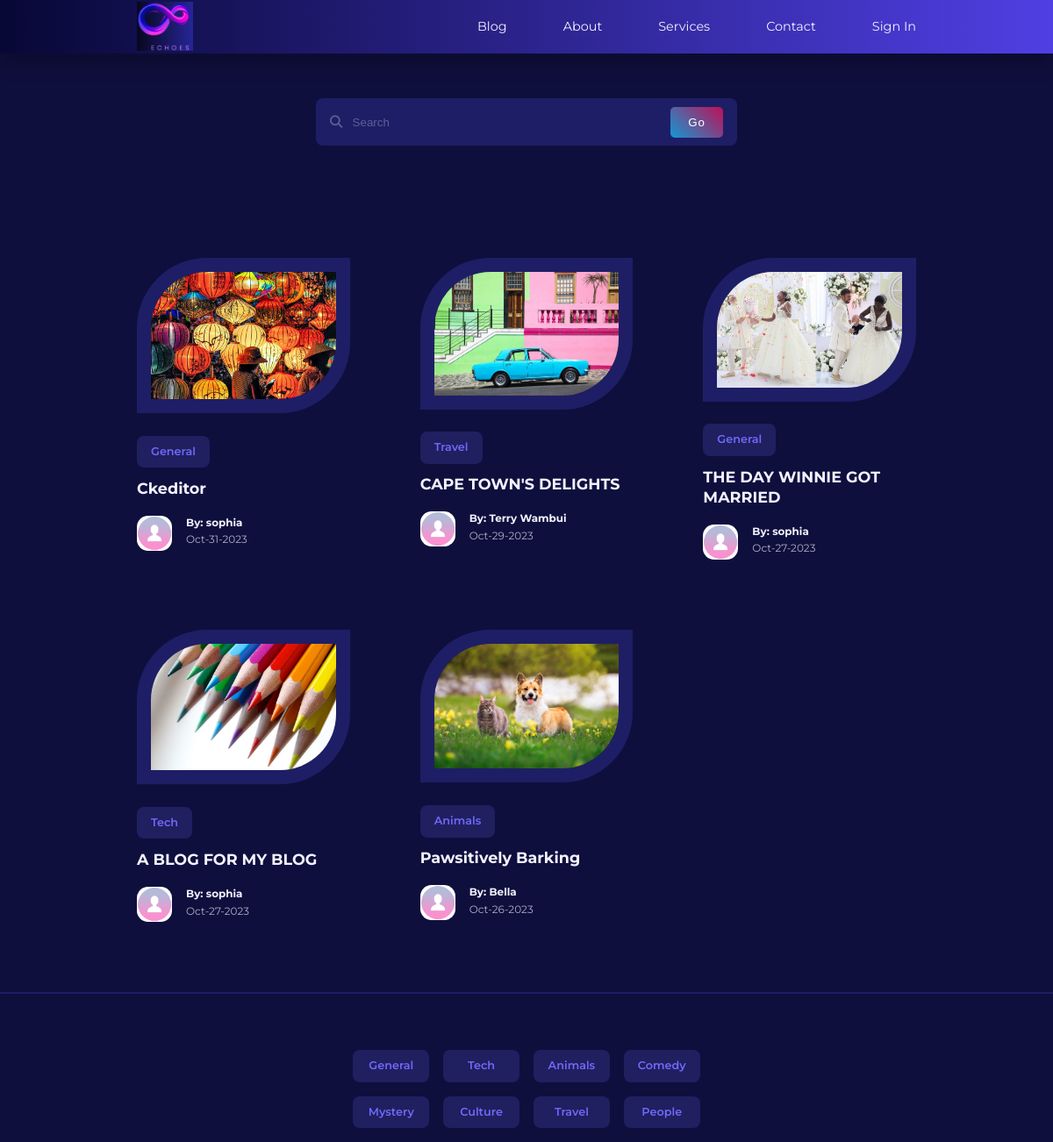
/blog (upper part), run on an earlier commit of the app's database.
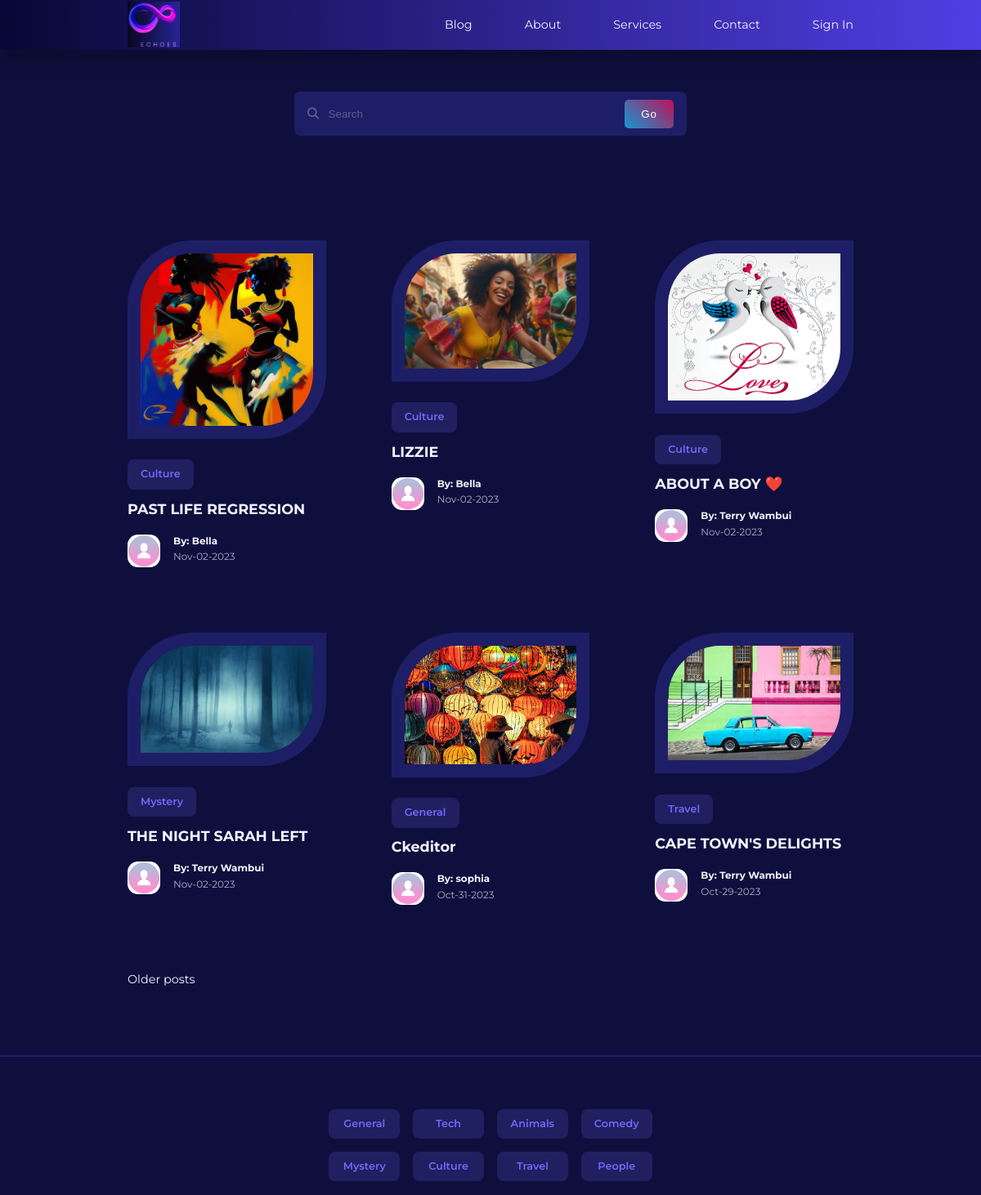
And on a later commit of the database.
### app/models.py (models this page shows, shortened)
class Post(db.Model):
    id = db.Column(db.Integer, primary_key=True)
    title = db.Column(db.String(120))
    content = db.Column(db.Text)
    image = db.Column(db.String(120), nullable=True)
    timestamp = db.Column(db.DateTime, index=True, default=datetime.utcnow)
    user_id = db.Column(db.Integer, db.ForeignKey('user.id', name='fk_user_id'))
    category_id = db.Column(db.Integer, db.ForeignKey('category.id', name='fk_category_id'))
    category = db.relationship('Category', backref=db.backref('posts', lazy=True))

class Category(db.Model):
    id = db.Column(db.Integer, primary_key=True)
    name = db.Column(db.String(20), unique=True, nullable=False)

class User(UserMixin, db.Model):
    id = db.Column(db.Integer, primary_key=True)
    username = db.Column(db.String(100), index=True, unique=True)
    email = db.Column(db.String(120), index=True, unique=True)
    password_hash = db.Column(db.String(128))
    role = db.Column(db.String(3))
    picture = db.Column(db.String(120), nullable=True)
    posts = db.relationship('Post', backref='author', lazy='dynamic')
    about_me = db.Column(db.String(140))
    last_seen = db.Column(db.DateTime, default=datetime.utcnow)
    followed = db.relationship(
        'User', secondary=followers,
        primaryjoin=(followers.c.follower_id == id),
        secondaryjoin=(followers.c.followed_id == id),
        backref=db.backref('followers', lazy='dynamic'), lazy='dynamic'
    )

### app/routes.py (the view)
@app.route('/blog', methods=['GET', 'POST'])
def blog():
    page = request.args.get('page', 1, type=int)
    posts = Post.query.order_by(Post.timestamp.desc()).paginate(
        page=page, per_page=app.config['POSTS_PER_PAGE'], error_out=False)
    next_url = url_for('blog', page=posts.next_num) \
        if posts.has_next else None
    prev_url = url_for('blog', page=posts.prev_num) \
        if posts.has_prev else None
    authors = [post.author for post in posts]
    return render_template('blog.html', posts=posts.items, authors=authors, title='Blog',
                           next_url=next_url, prev_url=prev_url)

### app/routes.py (called while the page is built)
@app.before_request
def before_request():
    if current_user.is_authenticated:
        current_user.last_seen = datetime.utcnow()
        db.session.commit()

### app/templates/blog.html (shortened to what this page needs)
{% extends "base.html" %}
{% block content %}
 <section class="search__bar">
        <form class="container search__bar-container" action="" method="">
            <div>
                <i class="fa-solid fa-magnifying-glass"></i>
                <input type="search" name="search" id="" placeholder="Search">
            </div>
            <button type="submit" class="btn-gradient">Go</button>
        </form>
    </section>
 <section class="posts">
    <div class="container posts__container">
         {% for post in posts %}
        <article class="post">
            <div class="post__thumbnail">
                {% if post.image %}
                <img src="{{ url_for('static', filename='images/' + post.image) }}" alt="Post Image">
                {% else %}
                <img src="{{ url_for('static', filename='/images/blog18.jpg') }}" alt="Default Image">
                {% endif %}
            </div>
            <div class="post__info">
             <a href="{{ url_for('category', category_name=post.category.name) }}" class="category__button">{{ post.category.name}}</a>
                    <h3 class="post__title"><a href="{{ url_for('single_post', post_id=post.id) }}">{{ post.title }}</a></h3>
                    <div class="post__author">
                        <div class="post__author-avator">
                            {% set author = authors[loop.index0] %}
                            {% if current_user.is_authenticated %}
                            <img src="{{ url_for('static', filename='images/' + author.picture) }}" alt="avatar">
                            {% else %}
                            <img src="{{ url_for('static', filename='/images/default_profile_pc.png') }}" alt="Default Image">
                            {% endif %}
                        </div>
                        <div class="post__author-info">
                            <a href="{{ url_for('profile', username=post.author.username) }}">
                            <h5>By: {{post.author.username }}</h5></a>
                            <small>{{ post.timestamp.strftime('%b-%d-%Y') }}</small>
                        </div>
                    </div>
                </div>
        </article>
        {% endfor %}
    {% if next_url %}
    <a href="{{ next_url }}">Older posts</a>
    {% endif %}
    </div>
</section>
  <section class="category__buttons">
    <div class="container category__buttons-container">
        <a href="{{ url_for('category', category_name='General') }}" class="category__button">General</a>
        <a href="{{ url_for('category', category_name='Tech') }}" class="category__button">Tech</a>
        <a href="{{ url_for('category', category_name='Animals') }}" class="category__button">Animals</a>
        <a href="{{ url_for('category', category_name='Comedy') }}" class="category__button">Comedy</a>
        <a href="{{ url_for('category', category_name='Mystery') }}" class="category__button">Mystery</a>
        <a href="{{ url_for('category', category_name='Culture') }}" class="category__button">Culture</a>
        <a href="{{ url_for('category', category_name='Travel') }}" class="category__button">Travel</a>
        <a href="{{ url_for('category', category_name='People') }}" class="category__button">People</a>
    </div>
</section>
{%endblock %}

What changed in the data, as far as the page shows it:
no longer on this page (row unchanged): Post: image (picture), category.name "General", title "THE DAY WINNIE GOT MARRIED", author.username "sophia", timestamp "Oct-27-2023"
no longer on this page (row unchanged): Post: image (picture), category.name "Tech", title "A BLOG FOR MY BLOG", author.username "sophia", timestamp "Oct-27-2023"
no longer on this page (row unchanged): Post: image (picture), category.name "Animals", title "Pawsitively Barking", author.username "Bella", timestamp "Oct-26-2023"
added Post: image (picture), category.name "Culture", title "PAST LIFE REGRESSION", author.username "Bella", timestamp "Nov-02-2023"
added Post: image (picture), category.name "Culture", title "LIZZIE", author.username "Bella", timestamp "Nov-02-2023"
added Post: image (picture), category.name "Culture", title "ABOUT A BOY ❤️", author.username "Terry Wambui", timestamp "Nov-02-2023"
added Post: image (picture), category.name "Mystery", title "THE NIGHT SARAH LEFT", author.username "Terry Wambui", timestamp "Nov-02-2023"
Also different on the page:
text now shown: "Older posts"
